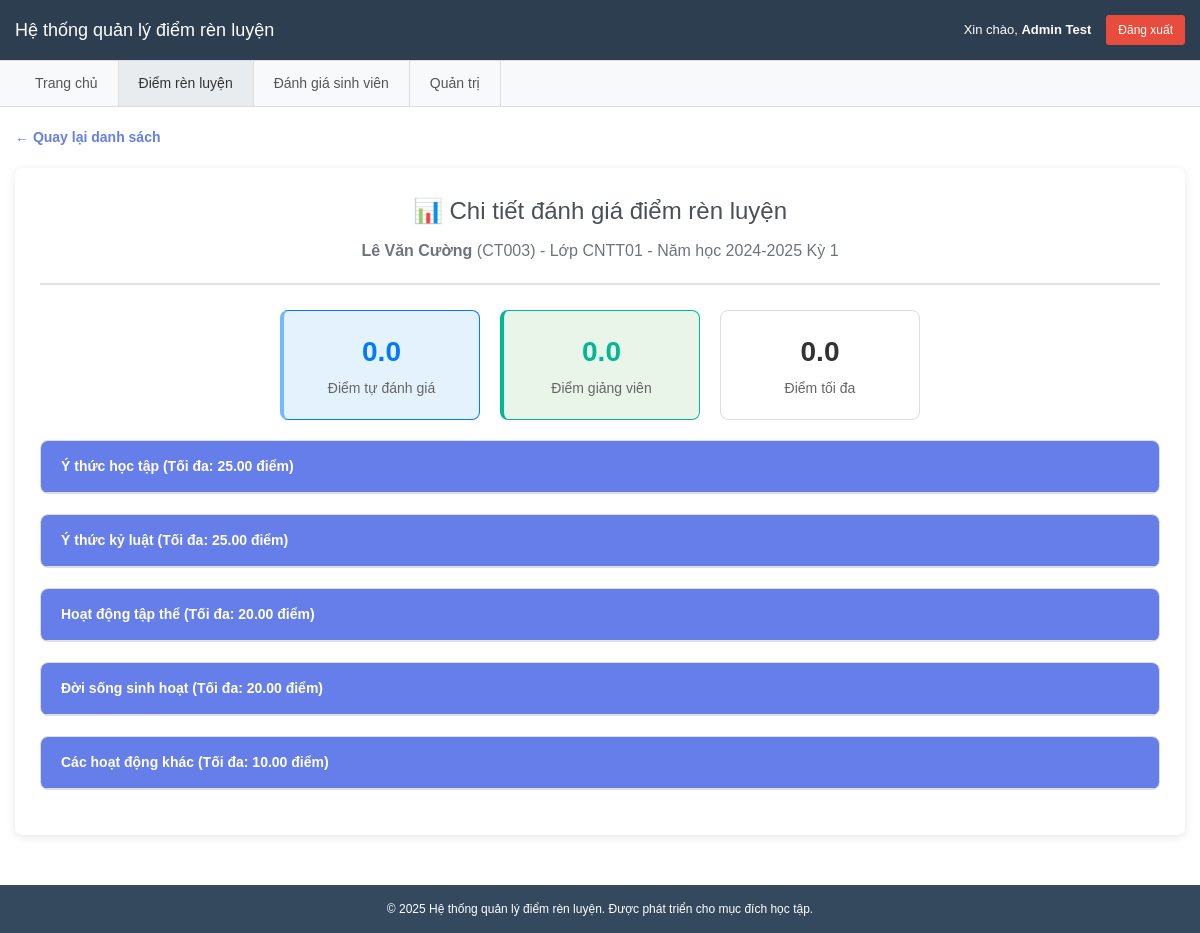
Page /evaluations.php?eval_id=3 (signed in) on the committed database.
### tables this page shows
CREATE TABLE IF NOT EXISTS evaluations (
  id BIGINT UNSIGNED PRIMARY KEY AUTO_INCREMENT,
  student_id BIGINT UNSIGNED NOT NULL,
  term_id BIGINT UNSIGNED NOT NULL,
  status ENUM('draft','submitted','approved') NOT NULL DEFAULT 'draft',
  submitted_at DATETIME NULL,
  approved_at DATETIME NULL,
  approved_by BIGINT UNSIGNED NULL,
  note VARCHAR(500) NULL,
  created_at TIMESTAMP NULL DEFAULT CURRENT_TIMESTAMP,
  updated_at TIMESTAMP NULL DEFAULT CURRENT_TIMESTAMP ON UPDATE CURRENT_TIMESTAMP,
  UNIQUE KEY uq_eval (student_id, term_id),
  CONSTRAINT fk_ev_student FOREIGN KEY (student_id) REFERENCES students(id),
  CONSTRAINT fk_ev_term FOREIGN KEY (term_id) REFERENCES terms(id),
  CONSTRAINT fk_ev_approver FOREIGN KEY (approved_by) REFERENCES lecturers(id)
);

CREATE TABLE IF NOT EXISTS students (
  id BIGINT UNSIGNED PRIMARY KEY AUTO_INCREMENT,
  class_id BIGINT UNSIGNED NOT NULL,
  student_code VARCHAR(50) NOT NULL UNIQUE,
  full_name VARCHAR(255) NOT NULL,
  email VARCHAR(191) NULL UNIQUE,
  created_at TIMESTAMP NULL DEFAULT CURRENT_TIMESTAMP,
  updated_at TIMESTAMP NULL DEFAULT CURRENT_TIMESTAMP ON UPDATE CURRENT_TIMESTAMP,
  CONSTRAINT fk_students_class FOREIGN KEY (class_id) REFERENCES classes(id)
);

CREATE TABLE IF NOT EXISTS classes (
  id BIGINT UNSIGNED PRIMARY KEY AUTO_INCREMENT,
  faculty_id BIGINT UNSIGNED NOT NULL,
  code VARCHAR(50) NOT NULL UNIQUE,
  name VARCHAR(255) NOT NULL,
  homeroom_lecturer_id BIGINT UNSIGNED NULL,
  created_at TIMESTAMP NULL DEFAULT CURRENT_TIMESTAMP,
  updated_at TIMESTAMP NULL DEFAULT CURRENT_TIMESTAMP ON UPDATE CURRENT_TIMESTAMP,
  CONSTRAINT fk_classes_faculty FOREIGN KEY (faculty_id) REFERENCES faculties(id),
  CONSTRAINT fk_classes_homeroom FOREIGN KEY (homeroom_lecturer_id) REFERENCES lecturers(id)
);

CREATE TABLE IF NOT EXISTS terms (
  id BIGINT UNSIGNED PRIMARY KEY AUTO_INCREMENT,
  academic_year VARCHAR(9) NOT NULL,
  term_no TINYINT UNSIGNED NOT NULL,
  status ENUM('upcoming','open','closed') NOT NULL DEFAULT 'upcoming',
  start_date DATE NOT NULL,
  end_date DATE NOT NULL,
  created_at TIMESTAMP NULL DEFAULT CURRENT_TIMESTAMP,
  updated_at TIMESTAMP NULL DEFAULT CURRENT_TIMESTAMP ON UPDATE CURRENT_TIMESTAMP,
  UNIQUE KEY uq_terms (academic_year, term_no),
  CHECK (start_date <= end_date)
);

CREATE TABLE IF NOT EXISTS criteria (
  id BIGINT UNSIGNED PRIMARY KEY AUTO_INCREMENT,
  parent_id BIGINT UNSIGNED NULL,
  name VARCHAR(255) NOT NULL,
  max_point DECIMAL(6,2) NULL,
  order_no INT NOT NULL DEFAULT 0,
  is_active TINYINT(1) NOT NULL DEFAULT 1,
  created_at TIMESTAMP NULL DEFAULT CURRENT_TIMESTAMP,
  updated_at TIMESTAMP NULL DEFAULT CURRENT_TIMESTAMP ON UPDATE CURRENT_TIMESTAMP,
  CONSTRAINT fk_cr_parent FOREIGN KEY (parent_id) REFERENCES criteria(id) ON DELETE SET NULL
);

### evaluations.php (the view, shortened to what this page needs)
<?php
require_once 'config.php';
$user_name = $_SESSION['user_name'];
$user_role = $_SESSION['user_role'];
$current_student = null;
$evaluation_detail = null;
$criteria = [];
$detail_eval_id = isset($_GET['eval_id']) ? (int)$_GET['eval_id'] : 0;
if (!empty($detail_eval_id)) {
    try {
        $detail_stmt = $pdo->prepare("
            SELECT e.*, s.student_code, s.full_name as student_name,
                   c.code as class_code, c.name as class_name,
                   t.academic_year, t.term_no, t.status as term_status
            FROM evaluations e
            JOIN students s ON e.student_id = s.id
            JOIN terms t ON e.term_id = t.id
            LEFT JOIN classes c ON s.class_id = c.id
            WHERE e.id = ?
        ");
        $detail_stmt->execute([$detail_eval_id]);
        $evaluation_detail = $detail_stmt->fetch(PDO::FETCH_ASSOC);
        if ($evaluation_detail) {
            if ($user_role === 'student' && $current_student && $evaluation_detail['student_id'] != $current_student['id']) {
                $error_message = "Bạn không có quyền xem đánh giá này!";
                $evaluation_detail = null;
            } else {
                $criteria_stmt = $pdo->query("
                    SELECT id, parent_id, name, max_point, order_no
                    FROM criteria
                    WHERE is_active = 1
                    ORDER BY order_no, id
                ");
                $all_criteria = $criteria_stmt->fetchAll(PDO::FETCH_ASSOC);
                $parent_criteria = [];
                $child_criteria = [];
                foreach ($all_criteria as $criterion) {
                    if (empty($criterion['parent_id'])) {
                        $parent_criteria[] = $criterion;
                    } else {
                        $child_criteria[$criterion['parent_id']][] = $criterion;
                    }
                }
                $criteria = ['parent' => $parent_criteria, 'child' => $child_criteria];
            }
        }
    } catch (PDOException $e) {
        $error_message = "Lỗi lấy chi tiết đánh giá: " . $e->getMessage();
    }
}
?>
<!DOCTYPE html>
<html lang="vi">
<head>
    <link rel="stylesheet" href="style.css">
</head>
<body>
    <header class="header">
        <div class="container">
            <h1>Hệ thống quản lý điểm rèn luyện</h1>
            <div class="user-info">
                <span>Xin chào, <strong><?php echo htmlspecialchars($user_name); ?></strong></span>
                <a href="?logout=1" class="btn-logout">Đăng xuất</a>
            </div>
        </div>
    </header>
    <nav class="nav-menu">
        <div class="container">
            <ul class="menu-list">
                <li><a href="index.php">Trang chủ</a></li>
                <?php if ($user_role === 'student'): ?>
                    <li><a href="students.php">Tự đánh giá</a></li>
                    <li><a href="evaluations.php" class="active">Xem kết quả</a></li>
                <?php else: ?>
                    <li><a href="evaluations.php" class="active">Điểm rèn luyện</a></li>
                    <li><a href="lecturer_evaluation.php">Đánh giá sinh viên</a></li>
                    <?php if ($user_role === 'admin'): ?>
                        <li><a href="admin.php">Quản trị</a></li>
                    <?php endif; ?>
                <?php endif; ?>
            </ul>
        </div>
    </nav>
    <main class="main-content">
        <div class="container">
            <?php if (!empty($evaluation_detail)): ?>
                <a href="evaluations.php" class="back-link">← Quay lại danh sách</a>
                <section class="evaluation-detail">
                    <div class="page-header">
                        <h2>📊 Chi tiết đánh giá điểm rèn luyện</h2>
                        <p>
                            <strong><?php echo htmlspecialchars($evaluation_detail['student_name']); ?></strong>
                            (<?php echo htmlspecialchars($evaluation_detail['student_code']); ?>) -
                            Lớp <?php echo htmlspecialchars($evaluation_detail['class_code']); ?> -
                            Năm học <?php echo htmlspecialchars($evaluation_detail['academic_year']); ?>
                            Kỳ <?php echo $evaluation_detail['term_no']; ?>
                        </p>
                    </div>
                    <?php
                    $total_self = 0;
                    $total_lecturer = 0;
                    $total_max = 0;
                    ?>
                    <div class="score-comparison">
                        <div class="score-box self">
                            <div class="score-number"><?php echo number_format($total_self, 1); ?></div>
                            <div class="score-label">Điểm tự đánh giá</div>
                        </div>
                        <div class="score-box lecturer">
                            <div class="score-number"><?php echo number_format($total_lecturer, 1); ?></div>
                            <div class="score-label">Điểm giảng viên</div>
                        </div>
                        <div class="score-box">
                            <div class="score-number"><?php echo number_format($total_max, 1); ?></div>
                            <div class="score-label">Điểm tối đa</div>
                        </div>
                    </div>
                    <?php foreach ($criteria['parent'] as $parent): ?>
                        <div class="criteria-detail">
                            <div class="criteria-header">
                                <?php echo htmlspecialchars($parent['name']); ?>
                                <?php if ($parent['max_point']): ?>
                                    (Tối đa: <?php echo $parent['max_point']; ?> điểm)
                                <?php endif; ?>
                            </div>
                        </div>
                    <?php endforeach; ?>
                </section>
            <?php endif; ?>
        </div>
    </main>
    <footer class="footer">
        <div class="container">
            <p>&copy; 2025 Hệ thống quản lý điểm rèn luyện. Được phát triển cho mục đích học tập.</p>
        </div>
    </footer>
</body>
</html>

### style.css (style rules this page uses)
* { margin: 0; padding: 0; box-sizing: border-box; }
body { font-family: Arial, sans-serif; line-height: 1.5; color: #333; background-color: #ffffff; font-size: 14px; }
.container { max-width: 1200px; margin: 0 auto; padding: 0 15px; }
.header { background-color: #2c3e50; color: white; padding: 15px 0; border-bottom: 1px solid #ddd; }
.header .container { display: flex; justify-content: space-between; align-items: center; flex-wrap: wrap; }
.header h1 { font-size: 18px; font-weight: normal; }
.user-info { display: flex; align-items: center; gap: 15px; flex-wrap: wrap; font-size: 13px; }
.btn-logout { background-color: #e74c3c; color: white; padding: 6px 12px; border-radius: 3px; text-decoration: none; font-size: 12px; }
.nav-menu { background-color: #f8f9fa; border-bottom: 1px solid #ddd; padding: 0; }
.menu-list { list-style: none; display: flex; margin: 0; padding: 0; }
.menu-list li a { display: block; padding: 12px 20px; text-decoration: none; color: #555; border-right: 1px solid #ddd; }
.menu-list li a:hover, .menu-list li a.active { background-color: #e9ecef; color: #333; }
.main-content { min-height: 70vh; padding: 20px 0; }
.page-header { text-align: center; margin-bottom: 30px; }
.page-header h2 { color: #333; font-size: 24px; margin-bottom: 5px; font-weight: normal; }
.page-header p { color: #666; font-size: 14px; }
.footer { background-color: #34495e; color: white; text-align: center; padding: 15px 0; margin-top: 30px; font-size: 12px; }
.criteria-header { background: #f8f9fa; padding: 15px 20px; border-bottom: 1px solid #ddd; display: flex; justify-content: space-between; align-items: center; }
.back-link { display: inline-block; color: #007bff; text-decoration: none; margin-bottom: 20px; font-weight: 500; }
.evaluation-detail { background: white; border-radius: 8px; padding: 25px; box-shadow: 0 2px 10px rgba(0,0,0,0.1); }
.evaluation-detail .page-header { border-bottom: 2px solid #dee2e6; padding-bottom: 20px; margin-bottom: 25px; }
.evaluation-detail .page-header h2 { color: #495057; margin-bottom: 10px; }
.evaluation-detail .page-header p { color: #6c757d; margin: 0; font-size: 16px; }
.score-comparison { display: flex; gap: 20px; margin-bottom: 30px; justify-content: center; }
.score-box { flex: 1; max-width: 200px; background: #f8f9fa; border: 1px solid #dee2e6; border-radius: 8px; padding: 20px; text-align: center; }
.score-box.self { border-color: #007bff; background: #e3f2fd; }
.score-box.lecturer { border-color: #00b894; background: #e8f5e8; }
.score-number { font-size: 2.5em; font-weight: bold; margin-bottom: 5px; }
.score-box.self .score-number { color: #007bff; }
.score-box.lecturer .score-number { color: #00b894; }
.score-label { font-size: 14px; color: #6c757d; font-weight: 500; }
.criteria-detail { margin-bottom: 25px; border: 1px solid #dee2e6; border-radius: 8px; overflow: hidden; }
.criteria-header { background: #f8f9fa; padding: 15px 20px; font-weight: 600; color: #495057; border-bottom: 1px solid #dee2e6; }
.score-comparison { display: grid; grid-template-columns: 1fr 1fr; gap: 20px; margin-bottom: 15px; }

### evaluations.php (style rules this page uses)
.score-comparison { display: flex; gap: 20px; margin: 20px 0; }
.score-box { background: white; border: 1px solid #ddd; border-radius: 8px; padding: 20px; text-align: center; flex: 1; }
.score-box.self { border-left: 4px solid #74b9ff; }
.score-box.lecturer { border-left: 4px solid #00b894; }
.score-number { font-size: 28px; font-weight: bold; margin-bottom: 5px; }
.score-label { color: #666; font-size: 14px; }
.criteria-detail { background: white; border: 1px solid #ddd; border-radius: 8px; margin-bottom: 20px; overflow: hidden; }
.criteria-header { background: #667eea; color: white; padding: 15px 20px; font-weight: bold; }
.back-link { display: inline-block; margin-bottom: 20px; color: #667eea; text-decoration: none; font-weight: bold; }

### rows in the picture
evaluations: student.full_name "Lê Văn Cường", student.student_code "CT003", classes.code "CNTT01", term.academic_year "2024-2025", term.term_no "1"
criteria: name "Ý thức học tập", max_point "25.00"
criteria: name "Ý thức kỷ luật", max_point "25.00"
criteria: name "Hoạt động tập thể", max_point "20.00"
criteria: name "Đời sống sinh hoạt", max_point "20.00"
criteria: name "Các hoạt động khác", max_point "10.00"

### other values in the picture
$user_name "Admin Test"
$total_self "0.0"
$total_lecturer "0.0"
$total_max "0.0"
